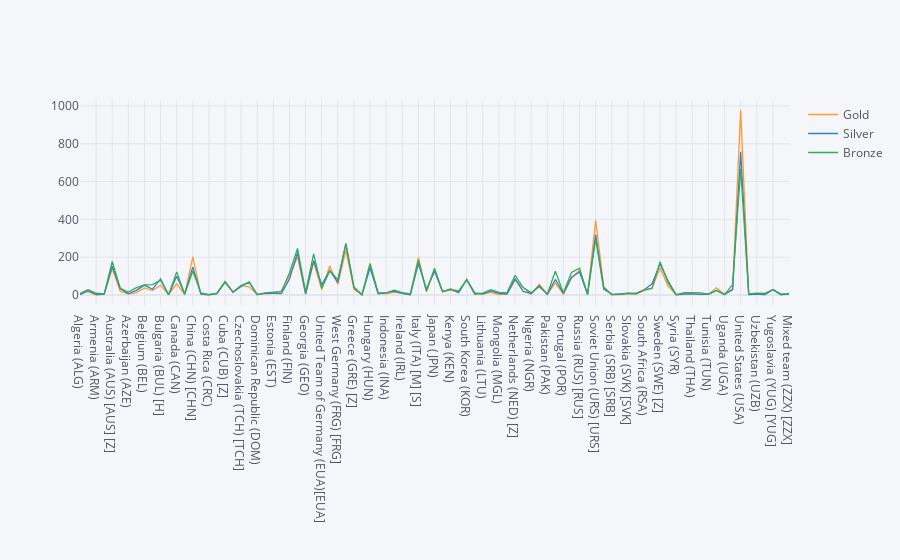

The code cell stored with this chart in its notebook:
### Code cell
data.iplot(kind='scatter')

### Figure 1 — Plotly figure (JSON) as saved in the notebook; plotly's stock layout.template omitted (floating-point values rounded to 4 significant figures)
{"data": [{"line": {"color": "rgba(255, 153, 51, 1.0)", "dash": "solid", "shape": "linear", "width": 1.3}, "mode": "lines", "name": "Gold", "text": "", "type": "scatter", "x": [" Algeria (ALG)", " Argentina (ARG)", " Armenia (ARM)", " Australasia (ANZ) [ANZ]", " Australia (AUS) [AUS] [Z]", " Austria (AUT)", " Azerbaijan (AZE)", " Belarus (BLR)", " Belgium (BEL)", " Brazil (BRA)", " Bulgaria (BUL) [H]", " Cameroon (CMR)", " Canada (CAN)", " Chile (CHI) [I]", " China (CHN) [CHN]", " Colombia (COL)", " Costa Rica (CRC)", " Croatia (CRO)", " Cuba (CUB) [Z]", " Czech Republic (CZE) [CZE]", " Czechoslovakia (TCH) [TCH]", " Denmark (DEN) [Z]", " Dominican Republic (DOM)", " Egypt (EGY) [EGY] [Z]", " Estonia (EST)", " Ethiopia (ETH)", " Finland (FIN)", " France (FRA) [O] [P] [Z]", " Georgia (GEO)", " Germany (GER) [GER] [Z]", " United Team of Germany (EUA)[EUA]", " East Germany (GDR) [GDR]", " West Germany (FRG) [FRG]", " Great Britain (GBR) [GBR] [Z]", " Greece (GRE) [Z]", " Hong Kong (HKG) [HKG]", " Hungary (HUN)", " India (IND) [F]", " Indonesia (INA)", " Iran (IRI) [K]", " Ireland (IRL)", " Israel (ISR)", " Italy (ITA) [M] [S]", " Jamaica (JAM) [JAM]", " Japan (JPN)", " Kazakhstan (KAZ)", " Kenya (KEN)", " North Korea (PRK)", " South Korea (KOR)", " Latvia (LAT)", " Lithuania (LTU)", " Mexico (MEX)", " Mongolia (MGL)", " Morocco (MAR)", " Netherlands (NED) [Z]", " New Zealand (NZL) [NZL]", " Nigeria (NGR)", " Norway (NOR) [Q]", " Pakistan (PAK)", " Poland (POL)", " Portugal (POR)", " Romania (ROU)", " Russia (RUS) [RUS]", " Russian Empire (RU1) [RU1]", " Soviet Union (URS) [URS]", " Unified Team (EUN) [EUN]", " Serbia (SRB) [SRB]", " Serbia and Montenegro (SCG)[SCG]", " Slovakia (SVK) [SVK]", " Slovenia (SLO)", " South Africa (RSA)", " Spain (ESP) [Z]", " Sweden (SWE) [Z]", " Switzerland (SUI)", " Syria (SYR)", " Chinese Taipei (TPE) [TPE] [TPE2]", " Thailand (THA)", " Trinidad and Tobago (TRI) [TRI]", " Tunisia (TUN)", " Turkey (TUR)", " Uganda (UGA)", " Ukraine (UKR)", " United States (USA)", " Uruguay (URU)", " Uzbekistan (UZB)", " Venezuela (VEN)", " Yugoslavia (YUG) [YUG]", " Zimbabwe (ZIM) [ZIM]", " Mixed team (ZZX) [ZZX]"], "y": [5, 18, 1, 3, 140, 18, 6, 12, 37, 23, 51, 3, 59, 2, 201, 3, 1, 7, 72, 14, 49, 43, 3, 7, 9, 21, 101, 202, 6, 174, 28, 153, 56, 236, 30, 1, 167, 9, 6, 15, 9, 1, 198, 17, 130, 16, 25, 14, 81, 3, 6, 13, 2, 6, 77, 42, 3, 56, 3, 64, 4, 88, 132, 1, 395, 45, 1, 2, 7, 4, 23, 37, 143, 47, 1, 3, 8, 2, 4, 38, 2, 33, 977, 2, 5, 2, 26, 3, 8]}, {"line": {"color": "rgba(55, 128, 191, 1.0)", "dash": "solid", "shape": "linear", "width": 1.3}, "mode": "lines", "name": "Silver", "text": "", "type": "scatter", "x": [" Algeria (ALG)", " Argentina (ARG)", " Armenia (ARM)", " Australasia (ANZ) [ANZ]", " Australia (AUS) [AUS] [Z]", " Austria (AUT)", " Azerbaijan (AZE)", " Belarus (BLR)", " Belgium (BEL)", " Brazil (BRA)", " Bulgaria (BUL) [H]", " Cameroon (CMR)", " Canada (CAN)", " Chile (CHI) [I]", " China (CHN) [CHN]", " Colombia (COL)", " Costa Rica (CRC)", " Croatia (CRO)", " Cuba (CUB) [Z]", " Czech Republic (CZE) [CZE]", " Czechoslovakia (TCH) [TCH]", " Denmark (DEN) [Z]", " Dominican Republic (DOM)", " Egypt (EGY) [EGY] [Z]", " Estonia (EST)", " Ethiopia (ETH)", " Finland (FIN)", " France (FRA) [O] [P] [Z]", " Georgia (GEO)", " Germany (GER) [GER] [Z]", " United Team of Germany (EUA)[EUA]", " East Germany (GDR) [GDR]", " West Germany (FRG) [FRG]", " Great Britain (GBR) [GBR] [Z]", " Greece (GRE) [Z]", " Hong Kong (HKG) [HKG]", " Hungary (HUN)", " India (IND) [F]", " Indonesia (INA)", " Iran (IRI) [K]", " Ireland (IRL)", " Israel (ISR)", " Italy (ITA) [M] [S]", " Jamaica (JAM) [JAM]", " Japan (JPN)", " Kazakhstan (KAZ)", " Kenya (KEN)", " North Korea (PRK)", " South Korea (KOR)", " Latvia (LAT)", " Lithuania (LTU)", " Mexico (MEX)", " Mongolia (MGL)", " Morocco (MAR)", " Netherlands (NED) [Z]", " New Zealand (NZL) [NZL]", " Nigeria (NGR)", " Norway (NOR) [Q]", " Pakistan (PAK)", " Poland (POL)", " Portugal (POR)", " Romania (ROU)", " Russia (RUS) [RUS]", " Russian Empire (RU1) [RU1]", " Soviet Union (URS) [URS]", " Unified Team (EUN) [EUN]", " Serbia (SRB) [SRB]", " Serbia and Montenegro (SCG)[SCG]", " Slovakia (SVK) [SVK]", " Slovenia (SLO)", " South Africa (RSA)", " Spain (ESP) [Z]", " Sweden (SWE) [Z]", " Switzerland (SUI)", " Syria (SYR)", " Chinese Taipei (TPE) [TPE] [TPE2]", " Thailand (THA)", " Trinidad and Tobago (TRI) [TRI]", " Tunisia (TUN)", " Turkey (TUR)", " Uganda (UGA)", " Ukraine (UKR)", " United States (USA)", " Uruguay (URU)", " Uzbekistan (UZB)", " Venezuela (VEN)", " Yugoslavia (YUG) [YUG]", " Zimbabwe (ZIM) [ZIM]", " Mixed team (ZZX) [ZZX]"], "y": [2, 24, 2, 4, 152, 33, 6, 24, 52, 30, 85, 1, 99, 7, 147, 6, 1, 7, 67, 15, 49, 68, 2, 10, 9, 7, 84, 223, 5, 182, 54, 129, 67, 272, 42, 1, 144, 6, 11, 20, 8, 1, 166, 30, 126, 17, 32, 12, 82, 11, 5, 21, 9, 5, 85, 19, 8, 49, 3, 82, 8, 94, 121, 4, 319, 38, 2, 4, 9, 6, 26, 59, 164, 73, 1, 6, 6, 5, 3, 24, 3, 27, 757, 2, 5, 2, 29, 4, 5]}, {"line": {"color": "rgba(50, 171, 96, 1.0)", "dash": "solid", "shape": "linear", "width": 1.3}, "mode": "lines", "name": "Bronze", "text": "", "type": "scatter", "x": [" Algeria (ALG)", " Argentina (ARG)", " Armenia (ARM)", " Australasia (ANZ) [ANZ]", " Australia (AUS) [AUS] [Z]", " Austria (AUT)", " Azerbaijan (AZE)", " Belarus (BLR)", " Belgium (BEL)", " Brazil (BRA)", " Bulgaria (BUL) [H]", " Cameroon (CMR)", " Canada (CAN)", " Chile (CHI) [I]", " China (CHN) [CHN]", " Colombia (COL)", " Costa Rica (CRC)", " Croatia (CRO)", " Cuba (CUB) [Z]", " Czech Republic (CZE) [CZE]", " Czechoslovakia (TCH) [TCH]", " Denmark (DEN) [Z]", " Dominican Republic (DOM)", " Egypt (EGY) [EGY] [Z]", " Estonia (EST)", " Ethiopia (ETH)", " Finland (FIN)", " France (FRA) [O] [P] [Z]", " Georgia (GEO)", " Germany (GER) [GER] [Z]", " United Team of Germany (EUA)[EUA]", " East Germany (GDR) [GDR]", " West Germany (FRG) [FRG]", " Great Britain (GBR) [GBR] [Z]", " Greece (GRE) [Z]", " Hong Kong (HKG) [HKG]", " Hungary (HUN)", " India (IND) [F]", " Indonesia (INA)", " Iran (IRI) [K]", " Ireland (IRL)", " Israel (ISR)", " Italy (ITA) [M] [S]", " Jamaica (JAM) [JAM]", " Japan (JPN)", " Kazakhstan (KAZ)", " Kenya (KEN)", " North Korea (PRK)", " South Korea (KOR)", " Latvia (LAT)", " Lithuania (LTU)", " Mexico (MEX)", " Mongolia (MGL)", " Morocco (MAR)", " Netherlands (NED) [Z]", " New Zealand (NZL) [NZL]", " Nigeria (NGR)", " Norway (NOR) [Q]", " Pakistan (PAK)", " Poland (POL)", " Portugal (POR)", " Romania (ROU)", " Russia (RUS) [RUS]", " Russian Empire (RU1) [RU1]", " Soviet Union (URS) [URS]", " Unified Team (EUN) [EUN]", " Serbia (SRB) [SRB]", " Serbia and Montenegro (SCG)[SCG]", " Slovakia (SVK) [SVK]", " Slovenia (SLO)", " South Africa (RSA)", " Spain (ESP) [Z]", " Sweden (SWE) [Z]", " Switzerland (SUI)", " Syria (SYR)", " Chinese Taipei (TPE) [TPE] [TPE2]", " Thailand (THA)", " Trinidad and Tobago (TRI) [TRI]", " Tunisia (TUN)", " Turkey (TUR)", " Uganda (UGA)", " Ukraine (UKR)", " United States (USA)", " Uruguay (URU)", " Uzbekistan (UZB)", " Venezuela (VEN)", " Yugoslavia (YUG) [YUG]", " Zimbabwe (ZIM) [ZIM]", " Mixed team (ZZX) [ZZX]"], "y": [8, 28, 9, 5, 177, 35, 15, 39, 53, 55, 78, 1, 122, 4, 127, 11, 2, 10, 70, 15, 45, 68, 1, 11, 15, 17, 117, 246, 15, 217, 36, 127, 81, 272, 39, 1, 165, 11, 11, 25, 12, 6, 185, 20, 142, 19, 29, 21, 80, 5, 10, 28, 13, 11, 104, 39, 12, 43, 4, 125, 11, 119, 142, 3, 296, 29, 4, 3, 8, 9, 27, 35, 176, 65, 1, 12, 12, 11, 4, 24, 2, 55, 666, 6, 10, 8, 28, 1, 4]}], "layout": {"legend": {"bgcolor": "#F5F6F9", "font": {"color": "#4D5663"}}, "paper_bgcolor": "#F5F6F9", "plot_bgcolor": "#F5F6F9", "title": {"font": {"color": "#4D5663"}}, "xaxis": {"gridcolor": "#E1E5ED", "showgrid": true, "tickfont": {"color": "#4D5663"}, "title": {"font": {"color": "#4D5663"}, "text": ""}, "zerolinecolor": "#E1E5ED"}, "yaxis": {"gridcolor": "#E1E5ED", "showgrid": true, "tickfont": {"color": "#4D5663"}, "title": {"font": {"color": "#4D5663"}, "text": ""}, "zerolinecolor": "#E1E5ED"}}}
